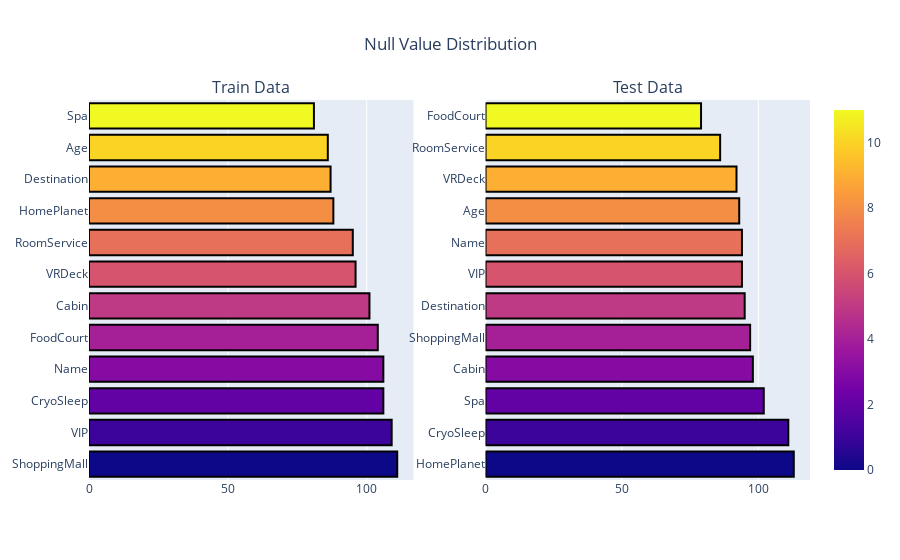

The notebook cell this image was saved under:
### Markdown cell above
# Finding the null values

### Code cell
v_null = pd.DataFrame(v.isna().sum())
v_null = v_null.sort_values(by = 0 ,ascending = False)
f_null = pd.DataFrame(f.isna().sum())
f_null = f_null.sort_values(by = 0 ,ascending = False)[:-1]


fig = make_subplots(rows=1, 
                    cols=2,
                    column_titles = ["Train Data", "Test Data"] ,
                   )
fig.add_trace(go.Bar(x=f_null[0],
                     y=f_null.index,
                     orientation="h",
                    marker=dict(color=[n for n in range(12)], 
                                line_color='rgb(0,0,0)' , 
                                line_width = 2,
                                coloraxis="coloraxis")),
              1, 1)
fig.add_trace(go.Bar(x=v_null[0], 
                     y=v_null.index,
                     orientation="h",
                    marker=dict(color=[n for n in range(12)], 
                                line_color='rgb(0,0,0)', 
                                line_width = 2,
                                coloraxis="coloraxis")),
              1, 2)

fig.update_layout(showlegend=False, title_text="Null Value Distribution", title_x=0.5)

### Figure 1 — Plotly figure (JSON) as saved in the notebook; plotly's stock layout.template omitted (floating-point values rounded to 4 significant figures)
{"data": [{"marker": {"color": [0, 1, 2, 3, 4, 5, 6, 7, 8, 9, 10, 11], "coloraxis": "coloraxis", "line": {"color": "rgb(0,0,0)", "width": 2}}, "orientation": "h", "type": "bar", "x": [111, 109, 106, 106, 104, 101, 96, 95, 88, 87, 86, 81], "xaxis": "x", "y": ["ShoppingMall", "VIP", "CryoSleep", "Name", "FoodCourt", "Cabin", "VRDeck", "RoomService", "HomePlanet", "Destination", "Age", "Spa"], "yaxis": "y"}, {"marker": {"color": [0, 1, 2, 3, 4, 5, 6, 7, 8, 9, 10, 11], "coloraxis": "coloraxis", "line": {"color": "rgb(0,0,0)", "width": 2}}, "orientation": "h", "type": "bar", "x": [113, 111, 102, 98, 97, 95, 94, 94, 93, 92, 86, 79], "xaxis": "x2", "y": ["HomePlanet", "CryoSleep", "Spa", "Cabin", "ShoppingMall", "Destination", "VIP", "Name", "Age", "VRDeck", "RoomService", "FoodCourt"], "yaxis": "y2"}], "layout": {"annotations": [{"font": {"size": 16}, "showarrow": false, "text": "Train Data", "x": 0.225, "xanchor": "center", "xref": "paper", "y": 1, "yanchor": "bottom", "yref": "paper"}, {"font": {"size": 16}, "showarrow": false, "text": "Test Data", "x": 0.775, "xanchor": "center", "xref": "paper", "y": 1, "yanchor": "bottom", "yref": "paper"}], "showlegend": false, "title": {"text": "Null Value Distribution", "x": 0.5}, "xaxis": {"anchor": "y", "domain": [0, 0.45]}, "xaxis2": {"anchor": "y2", "domain": [0.55, 1]}, "yaxis": {"anchor": "x", "domain": [0, 1]}, "yaxis2": {"anchor": "x2", "domain": [0, 1]}}}
